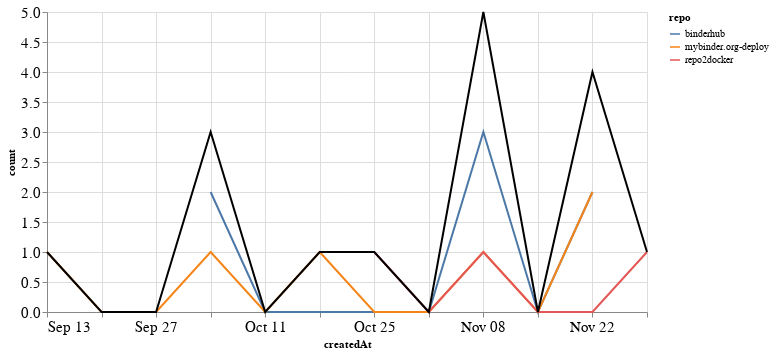

This figure's notebook cell:
### Markdown cell above
## PRs

### Code cell
prs_time = prs.groupby('repo').resample('W', on='createdAt').count()['author'].reset_index()
prs_time = prs_time.rename(columns={'author': 'count'})
prs_time_total = prs_time.groupby('createdAt').agg({"count": "sum"}).reset_index()

ch1 = alt.Chart(prs_time, width=600).mark_line().encode(
    x='createdAt',
    y='count',
    color='repo',
    tooltip="repo"
)

ch2 = alt.Chart(prs_time_total, width=600).mark_line(color="black").encode(
    x='createdAt',
    y='count',
)

ch1 + ch2

### Figure 1 — Vega-Lite specification as saved in the notebook (floating-point values rounded to 4 significant figures)
{"config": {"axisLeft": {"labelFontSize": 15}, "axisBottom": {"labelFontSize": 15}}, "layer": [{"data": {"name": "data-5c381e77c30452894c64eebe5556074c"}, "mark": "line", "encoding": {"color": {"type": "nominal", "field": "repo"}, "tooltip": {"type": "nominal", "field": "repo"}, "x": {"type": "temporal", "field": "createdAt"}, "y": {"type": "quantitative", "field": "count"}}, "width": 600}, {"data": {"name": "data-8846b5250d8f89a131ad4ccd3c698a44"}, "mark": {"type": "line", "color": "black"}, "encoding": {"x": {"type": "temporal", "field": "createdAt"}, "y": {"type": "quantitative", "field": "count"}}, "width": 600}], "$schema": "https://vega.github.io/schema/vega-lite/v4.8.1.json", "datasets": {"data-5c381e77c30452894c64eebe5556074c": [{"repo": "binderhub", "createdAt": "2020-10-04T00:00:00", "count": 2}, {"repo": "binderhub", "createdAt": "2020-10-11T00:00:00", "count": 0}, {"repo": "binderhub", "createdAt": "2020-10-18T00:00:00", "count": 0}, {"repo": "binderhub", "createdAt": "2020-10-25T00:00:00", "count": 0}, {"repo": "binderhub", "createdAt": "2020-11-01T00:00:00", "count": 0}, {"repo": "binderhub", "createdAt": "2020-11-08T00:00:00", "count": 3}, {"repo": "binderhub", "createdAt": "2020-11-15T00:00:00", "count": 0}, {"repo": "binderhub", "createdAt": "2020-11-22T00:00:00", "count": 2}, {"repo": "mybinder.org-deploy", "createdAt": "2020-09-13T00:00:00", "count": 1}, {"repo": "mybinder.org-deploy", "createdAt": "2020-09-20T00:00:00", "count": 0}, {"repo": "mybinder.org-deploy", "createdAt": "2020-09-27T00:00:00", "count": 0}, {"repo": "mybinder.org-deploy", "createdAt": "2020-10-04T00:00:00", "count": 1}, {"repo": "mybinder.org-deploy", "createdAt": "2020-10-11T00:00:00", "count": 0}, {"repo": "mybinder.org-deploy", "createdAt": "2020-10-18T00:00:00", "count": 1}, {"repo": "mybinder.org-deploy", "createdAt": "2020-10-25T00:00:00", "count": 0}, {"repo": "mybinder.org-deploy", "createdAt": "2020-11-01T00:00:00", "count": 0}, {"repo": "mybinder.org-deploy", "createdAt": "2020-11-08T00:00:00", "count": 1}, {"repo": "mybinder.org-deploy", "createdAt": "2020-11-15T00:00:00", "count": 0}, {"repo": "mybinder.org-deploy", "createdAt": "2020-11-22T00:00:00", "count": 2}, {"repo": "repo2docker", "createdAt": "2020-10-25T00:00:00", "count": 1}, {"repo": "repo2docker", "createdAt": "2020-11-01T00:00:00", "count": 0}, {"repo": "repo2docker", "createdAt": "2020-11-08T00:00:00", "count": 1}, {"repo": "repo2docker", "createdAt": "2020-11-15T00:00:00", "count": 0}, {"repo": "repo2docker", "createdAt": "2020-11-22T00:00:00", "count": 0}, {"repo": "repo2docker", "createdAt": "2020-11-29T00:00:00", "count": 1}], "data-8846b5250d8f89a131ad4ccd3c698a44": [{"createdAt": "2020-09-13T00:00:00", "count": 1}, {"createdAt": "2020-09-20T00:00:00", "count": 0}, {"createdAt": "2020-09-27T00:00:00", "count": 0}, {"createdAt": "2020-10-04T00:00:00", "count": 3}, {"createdAt": "2020-10-11T00:00:00", "count": 0}, {"createdAt": "2020-10-18T00:00:00", "count": 1}, {"createdAt": "2020-10-25T00:00:00", "count": 1}, {"createdAt": "2020-11-01T00:00:00", "count": 0}, {"createdAt": "2020-11-08T00:00:00", "count": 5}, {"createdAt": "2020-11-15T00:00:00", "count": 0}, {"createdAt": "2020-11-22T00:00:00", "count": 4}, {"createdAt": "2020-11-29T00:00:00", "count": 1}]}}
